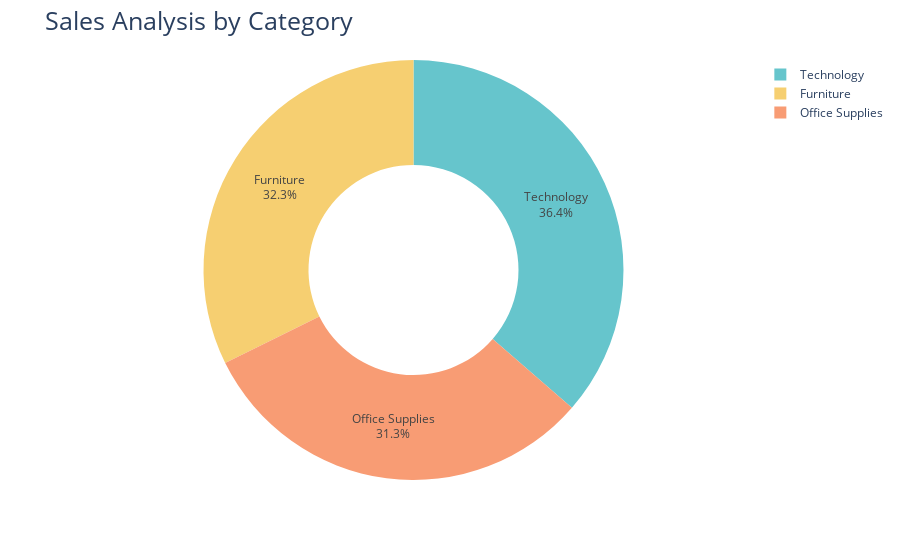

The notebook cell this image was saved under:
### Code cell
fig = px.pie(sales_by_category,
            values='Sales',
            names='Category',
            hole=0.5,
            color_discrete_sequence=px.colors.qualitative.Pastel)
fig.update_traces(textposition="inside",textinfo='percent+label')
fig.update_layout(title_text='Sales Analysis by Category', title_font=dict(size=25))
fig.show()

### Figure 1 — Plotly figure (JSON) as saved in the notebook; plotly's stock layout.template omitted (floating-point values rounded to 4 significant figures)
{"data": [{"domain": {"x": [0, 1], "y": [0, 1]}, "hole": 0.5, "hovertemplate": "Category=%{label}<br>Sales=%{value}<extra></extra>", "labels": ["Furniture", "Office Supplies", "Technology"], "legendgroup": "", "name": "", "showlegend": true, "textinfo": "percent+label", "textposition": "inside", "type": "pie", "values": [742000.0, 719000.0, 836200.0]}], "layout": {"legend": {"tracegroupgap": 0}, "margin": {"t": 60}, "piecolorway": ["rgb(102, 197, 204)", "rgb(246, 207, 113)", "rgb(248, 156, 116)", "rgb(220, 176, 242)", "rgb(135, 197, 95)", "rgb(158, 185, 243)", "rgb(254, 136, 177)", "rgb(201, 219, 116)", "rgb(139, 224, 164)", "rgb(180, 151, 231)", "rgb(179, 179, 179)"], "title": {"font": {"size": 25}, "text": "Sales Analysis by Category"}}}
